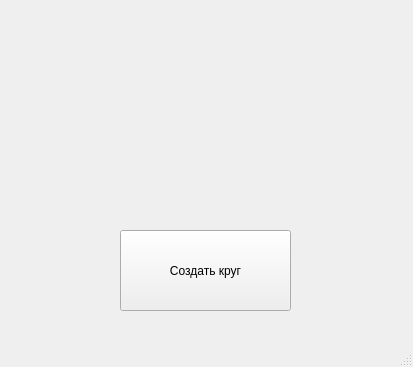
<?xml version="1.0" encoding="UTF-8"?>
<ui version="4.0">
 <class>MainWindow</class>
 <widget class="QMainWindow" name="MainWindow">
  <property name="geometry">
   <rect>
    <x>0</x>
    <y>0</y>
    <width>413</width>
    <height>367</height>
   </rect>
  </property>
  <property name="windowTitle">
   <string>MainWindow</string>
  </property>
  <widget class="QWidget" name="centralwidget">
   <widget class="QPushButton" name="pushButton">
    <property name="geometry">
     <rect>
      <x>120</x>
      <y>230</y>
      <width>171</width>
      <height>81</height>
     </rect>
    </property>
    <property name="text">
     <string>Создать круг</string>
    </property>
   </widget>
  </widget>
  <widget class="QMenuBar" name="menubar">
   <property name="geometry">
    <rect>
     <x>0</x>
     <y>0</y>
     <width>413</width>
     <height>21</height>
    </rect>
   </property>
  </widget>
  <widget class="QStatusBar" name="statusbar"/>
 </widget>
 <resources/>
 <connections/>
</ui>
